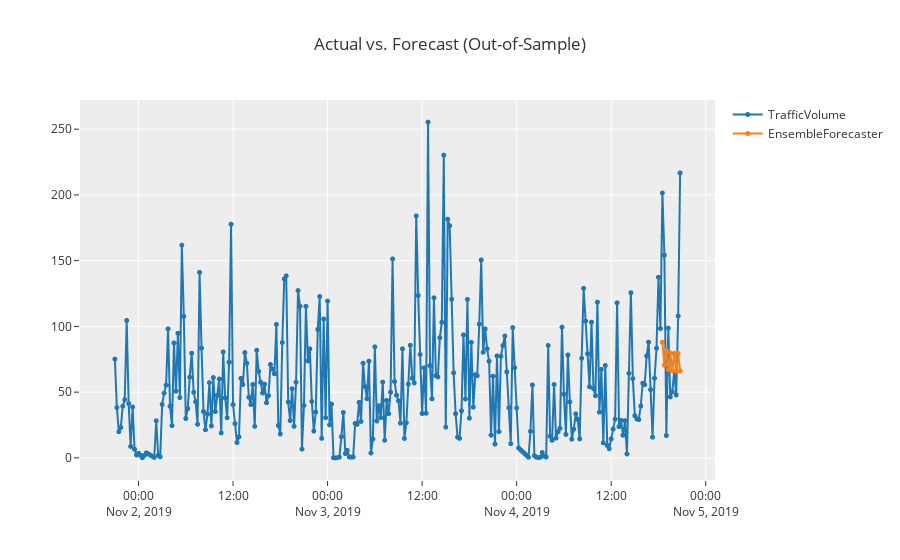

Source (notebook cell):
### Code cell
y_predict = exp.predict_model(blender)
exp.plot_model(estimator=blender)

### Figure 1 — Plotly figure (JSON) as saved in the notebook; plotly's stock layout.template omitted (floating-point values rounded to 4 significant figures; data arrays with more than 128 entries replaced by an {"elided": "..."} marker saying what was removed)
{"data": [{"line": {"color": "rgb(31, 119, 180)", "width": 2}, "marker": {"color": "rgb(31, 119, 180)", "size": 5}, "mode": "lines+markers", "name": "TrafficVolume", "type": "scattergl", "x": {"elided": "288 str values"}, "xaxis": "x", "y": {"elided": "288 float values"}, "yaxis": "y"}, {"line": {"color": "rgb(255, 127, 14)", "width": 2}, "marker": {"color": "rgb(255, 127, 14)", "size": 5}, "mode": "lines+markers", "name": "EnsembleForecaster", "type": "scattergl", "x": {"elided": "288 str values"}, "xaxis": "x", "y": {"elided": "288 float values"}, "yaxis": "y"}], "layout": {"showlegend": true, "title": {"text": "Actual vs. Forecast (Out-of-Sample)"}, "xaxis": {"anchor": "y", "domain": [0, 1]}, "yaxis": {"anchor": "x", "domain": [0, 1]}}}
